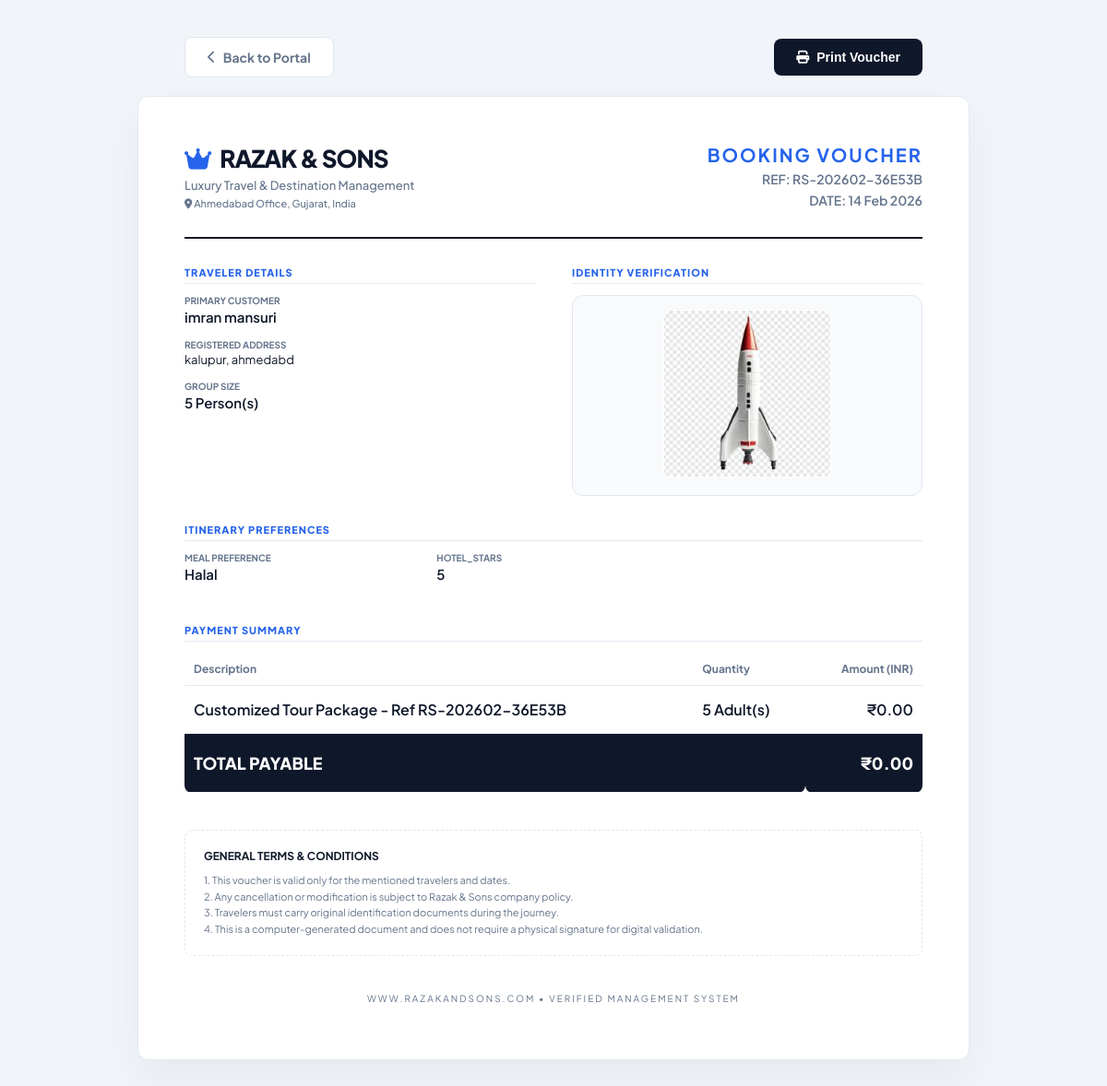
/dashboard/view/RS-202602-36E53B/ (signed in), run on the app's committed database.
### bookings/models.py (models this page shows, shortened)
class Booking(models.Model):
    booking_id = models.CharField(
        max_length=50, # Increased length to fit the brand name
        unique=True,
        editable=False,
        verbose_name="Booking UID"
    )
    PAYMENT_CHOICES = [
        ('Pending', 'Pending'),
        ('Partial', 'Partial'),
        ('Paid', 'Paid'),
    ]
    payment_status = models.CharField(
        max_length=10,
        choices=PAYMENT_CHOICES,
        default='Pending'
    )
    customer_name = models.CharField(max_length=200)
    address = models.TextField()
    total_members = models.PositiveIntegerField(default=1)
    passport_photo = models.ImageField(upload_to='passports/', null=True, blank=True)
    tour_price = models.DecimalField(max_digits=10, decimal_places=2, default=0.00)
    additional_info = models.JSONField(default=dict, blank=True)
    created_at = models.DateTimeField(auto_now_add=True)
    updated_at = models.DateTimeField(auto_now=True)

### bookings/views.py (the view)
# urls.py: path('dashboard/view/<str:booking_id>/', views.booking_detail, name='booking_detail'),
@login_required
def booking_detail(request, booking_id):
    booking = get_object_or_404(Booking, booking_id=booking_id)
    return render(request, 'bookings/booking_detail.html', {'booking': booking})

### bookings/templates/bookings/booking_detail.html (shortened to what this page needs)
<!DOCTYPE html>
<html lang="en">
<head>
    <link rel="stylesheet" href="https://cdnjs.cloudflare.com/ajax/libs/font-awesome/6.4.0/css/all.min.css">
</head>
<body>
<div class="no-print-header">
    <a href="{% url 'dashboard' %}" class="btn btn-back">
        <i class="fas fa-chevron-left"></i> Back to Portal
    </a>
    <button onclick="window.print()" class="btn btn-download">
        <i class="fas fa-print"></i> Print Voucher
    </button>
</div>
<div class="receipt-container">
    <div class="doc-header">
        <div class="brand-logo">
            <h1><i class="fas fa-crown" style="color:var(--brand-blue)"></i> RAZAK & SONS</h1>
            <p>Luxury Travel & Destination Management</p>
            <p style="font-size: 11px;"><i class="fas fa-location-dot"></i> Ahmedabad Office, Gujarat, India</p>
        </div>
        <div class="invoice-meta">
            <h2>BOOKING VOUCHER</h2>
            <p>REF: {{ booking.booking_id }}</p>
            <p>DATE: {{ booking.created_at|date:"d M Y" }}</p>
        </div>
    </div>
    <div class="grid-row">
        <div>
            <span class="section-label">Traveler Details</span>
            <div class="data-item">
                <strong>Primary Customer</strong>
                <span>{{ booking.customer_name }}</span>
            </div>
            <div class="data-item">
                <strong>Registered Address</strong>
                <span style="font-weight: 400; font-size: 13px;">{{ booking.address }}</span>
            </div>
            <div class="data-item">
                <strong>Group Size</strong>
                <span>{{ booking.total_members }} Person(s)</span>
            </div>
        </div>
        <div>
            <span class="section-label">Identity Verification</span>
            <div class="identity-card">
                {% if booking.passport_photo %}
                    <img src="{{ booking.passport_photo.url }}" alt="Passport Scan">
                {% else %}
                    <div style="padding: 60px 0; color: #cbd5e1;">
                        <i class="fas fa-user-slash fa-3x"></i>
                        <p style="font-size: 11px; margin-top: 10px;">PASSPORT NOT ATTACHED</p>
                    </div>
                {% endif %}
            </div>
        </div>
    </div>
    <span class="section-label">Itinerary Preferences</span>
    <div class="grid-row" style="grid-template-columns: repeat(3, 1fr); gap: 20px;">
        {% for key, value in booking.additional_info.items %}
            <div class="data-item">
                <strong>{{ key|title }}</strong>
                <span>{{ value|default:"--" }}</span>
            </div>
        {% empty %}
            <p style="grid-column: span 3; color: var(--text-grey); font-size: 12px;">Standard package requirements apply.</p>
        {% endfor %}
    </div>
    <span class="section-label">Payment Summary</span>
    <table class="financial-table">
        <thead>
            <tr>
                <th>Description</th>
                <th>Quantity</th>
                <th style="text-align: right;">Amount (INR)</th>
            </tr>
        </thead>
        <tbody>
            <tr>
                <td>Customized Tour Package - Ref {{ booking.booking_id }}</td>
                <td>{{ booking.total_members }} Adult(s)</td>
                <td style="text-align: right;">₹{{ booking.tour_price }}</td>
            </tr>
            <tr class="total-row">
                <td colspan="2" style="font-weight: 800;">TOTAL PAYABLE</td>
                <td style="text-align: right; font-weight: 800;">₹{{ booking.tour_price }}</td>
            </tr>
        </tbody>
    </table>
    <div class="terms-box">
        <h4>General Terms & Conditions</h4>
        <p>
            1. This voucher is valid only for the mentioned travelers and dates.<br>
            2. Any cancellation or modification is subject to Razak & Sons company policy.<br>
            3. Travelers must carry original identification documents during the journey.<br>
            4. This is a computer-generated document and does not require a physical signature for digital validation.
        </p>
    </div>
    <div style="margin-top: 40px; text-align: center;">
        <p style="font-size: 10px; color: var(--text-grey); text-transform: uppercase; letter-spacing: 2px;">
            www.razakandsons.com • Verified Management System
        </p>
    </div>
</div>
</body>
</html>

### bookings/templates/bookings/booking_detail.html (style rules this page uses)
:root { --brand-dark: #0f172a; --brand-blue: #2563eb; --text-grey: #64748b; --border: #e2e8f0; }
body { font-family: 'Plus Jakarta Sans', sans-serif; background: #f1f5f9; padding: 40px 20px; margin: 0; color: var(--brand-dark); }
.no-print-header { max-width: 800px; margin: 0 auto 20px; display: flex; justify-content: space-between; align-items: center; }
.receipt-container { background: white; max-width: 800px; margin: auto; padding: 50px; box-shadow: 0 20px 50px rgba(0,0,0,0.05); border-radius: 12px; border: 1px solid var(--border); }
.doc-header { display: flex; justify-content: space-between; align-items: flex-start; border-bottom: 2px solid var(--brand-dark); padding-bottom: 30px; margin-bottom: 30px; }
.brand-logo h1 { margin: 0; font-size: 26px; font-weight: 800; letter-spacing: -1px; display: flex; align-items: center; gap: 10px; }
.brand-logo p { margin: 5px 0 0; color: var(--text-grey); font-size: 13px; font-weight: 500; }
.invoice-meta { text-align: right; }
.invoice-meta h2 { margin: 0; font-size: 20px; color: var(--brand-blue); text-transform: uppercase; letter-spacing: 2px; }
.invoice-meta p { margin: 5px 0 0; font-size: 14px; font-weight: 600; color: var(--text-grey); }
.grid-row { display: grid; grid-template-columns: 1fr 1fr; gap: 40px; margin-bottom: 30px; }
.section-label { font-size: 11px; font-weight: 800; text-transform: uppercase; color: var(--brand-blue); letter-spacing: 1px; margin-bottom: 12px; display: block; border-bottom: 1px solid var(--border); padding-bottom: 5px; }
.data-item { margin-bottom: 15px; }
.data-item strong { display: block; font-size: 10px; color: var(--text-grey); text-transform: uppercase; }
.data-item span { font-size: 15px; font-weight: 600; display: block; margin-top: 2px; }
.identity-card { border: 1px solid var(--border); border-radius: 12px; padding: 15px; background: #f8fafc; text-align: center; }
.identity-card img { max-width: 100%; height: 180px; object-fit: cover; border-radius: 8px; border: 1px solid #fff; }
.financial-table { width: 100%; border-collapse: collapse; margin-top: 10px; }
.financial-table th { text-align: left; font-size: 12px; color: var(--text-grey); padding: 10px; border-bottom: 1px solid var(--border); }
.financial-table td { padding: 15px 10px; font-weight: 600; border-bottom: 1px solid #f8fafc; }
.total-row { background: var(--brand-dark); color: white; }
.total-row td { padding: 20px 10px; font-size: 18px; border-radius: 0 0 8px 8px; }
.terms-box { margin-top: 40px; background: #fff; border: 1px dashed var(--border); padding: 20px; border-radius: 8px; }
.terms-box h4 { margin: 0 0 10px 0; font-size: 12px; text-transform: uppercase; }
.terms-box p { margin: 0; font-size: 11px; color: var(--text-grey); line-height: 1.6; }
.btn { padding: 12px 24px; border-radius: 8px; font-weight: 700; text-decoration: none; cursor: pointer; border: none; display: inline-flex; align-items: center; gap: 8px; transition: 0.3s; font-size: 14px; }
.btn-back { color: var(--text-grey); background: white; border: 1px solid var(--border); }
.btn-download { background: var(--brand-dark); color: white; }

### data on the page
Booking: booking_id "RS-202602-36E53B", created_at "14 Feb 2026", customer_name "imran mansuri", address "kalupur, ahmedabd", total_members "5", passport_photo (picture), tour_price "0.00"

### other printed values
{{ key|title }} "MEAL PREFERENCE" "HOTEL_STARS"
{{ value|default:"--" }} "Halal" "5"
